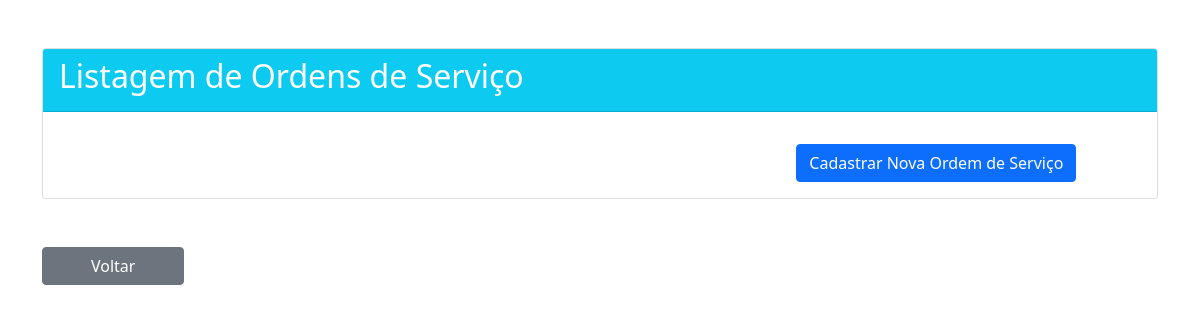
/ordens_servico/, run on an earlier commit of the app's database.
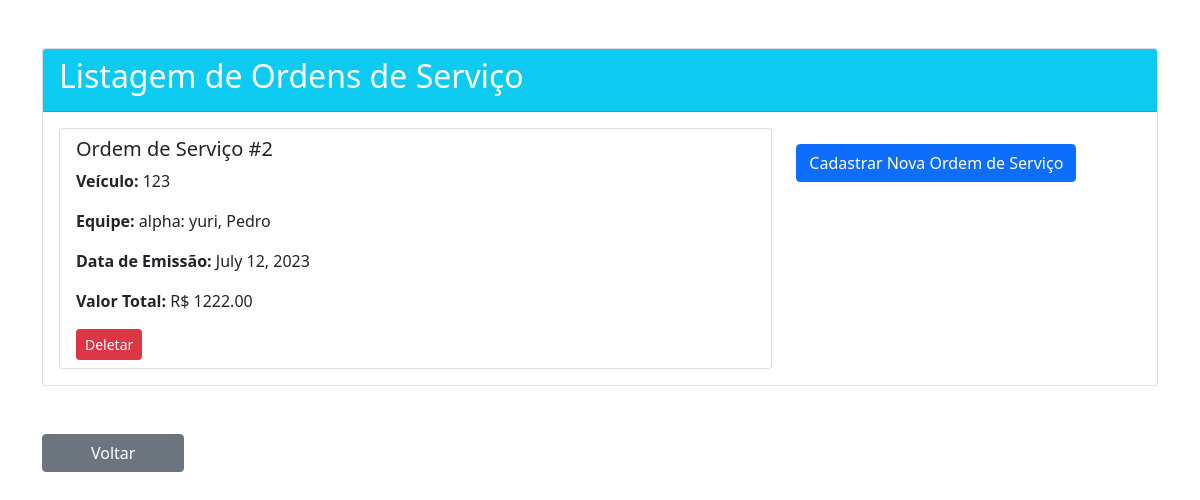
And on a later commit of the database.
### app_mecanica/models.py (models this page shows, shortened)
class OrdemDeServico(models.Model):
    veiculo = models.ForeignKey('Veiculo', on_delete=models.CASCADE)
    equipe = models.ForeignKey('Equipe', on_delete=models.CASCADE)
    data_emissao = models.DateField()
    valor_total = models.DecimalField(max_digits=10, decimal_places=2)
    data_conclusao = models.DateField()

class Veiculo(models.Model):
    cliente = models.ForeignKey(Cliente, on_delete=models.CASCADE)
    placa = models.CharField(max_length=20)
    descricao = models.CharField(max_length=255)
    modelo = models.CharField(max_length=255)
    def __str__(self):
        return self.modelo

class Equipe(models.Model):
    nome = models.CharField(max_length=255, blank=True)
    membros = models.ManyToManyField(Mecanico)
    def __str__(self):
        membros_str = ', '.join([mecanico.nome for mecanico in self.membros.all()])
        return f"Equipe {self.id}: {membros_str}" if self.nome == '' else f"{self.nome}: {membros_str}"

class Mecanico(models.Model):
    nome = models.CharField(max_length=255)
    endereco = models.CharField(max_length=255)
    especialidade = models.CharField(max_length=100)

### app_mecanica/views.py (the view)
# urls.py: path('ordens_servico/', ordens_servico, name='ordens_servico'),
def ordens_servico(request):
    ordens = OrdemDeServico.objects.all()
    return render(request, 'ordens_servico.html', {'ordens': ordens})

### app_mecanica/templates/ordens_servico.html (shortened to what this page needs)
<!DOCTYPE html>
<html lang="en">
<head>
    <link href="https://cdn.jsdelivr.net/npm/bootstrap@5.0.2/dist/css/bootstrap.min.css" rel="stylesheet">
</head>
<body>
{% block content %}
<div class="container mt-5">
    <div class="card">
        <div class="card-header bg-info text-white">
            <h2>Listagem de Ordens de Serviço</h2>
        </div>
        <div class="card-body">
            <div class="row">
                <div class="col-md-8">
                    <ul class="list-group">
                        {% for ordem in ordens %}
                            <li class="list-group-item">
                                <h5>Ordem de Serviço #{{ ordem.id }}</h5>
                                <p><strong>Veículo:</strong> {{ ordem.veiculo }}</p>
                                <p><strong>Equipe:</strong> {{ ordem.equipe }}</p>
                                <p><strong>Data de Emissão:</strong> {{ ordem.data_emissao }}</p>
                                <p><strong>Valor Total:</strong> R$ {{ ordem.valor_total }}</p>
                                <form method="post" action="{% url 'deletar_ordem_servico' ordem.id %}" style="display:inline;">
                                    <button type="submit" class="btn btn-danger btn-sm">Deletar</button>
                                </form>
                            </li>
                        {% endfor %}
                    </ul>
                </div>
                <div class="col-md-4">
                    <a href="{% url 'cadastrar_ordem_servico' %}" class="btn btn-primary mt-3">Cadastrar Nova Ordem de Serviço</a>
                </div>
            </div>
        </div>
    </div>
</div>
<div class="container mt-5">
    <a href="{% url 'home' %}" class="btn btn-secondary px-5">Voltar</a>
</div>
{% endblock %}
</body>
</html>

What changed in the data, as far as the page shows it:
added OrdemDeServico: id "2", veiculo "123", equipe "alpha: yuri, Pedro", data_emissao "July 12, 2023", valor_total "1222.00"
